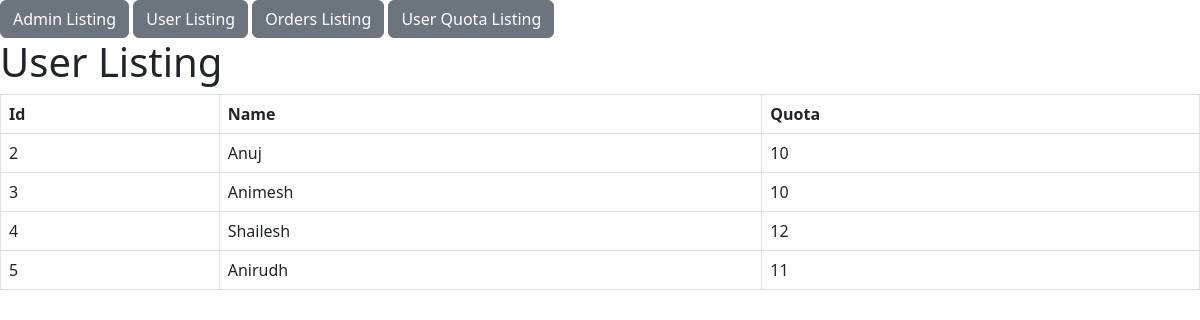
Screenshot of /u_listing.php with the database file from the repository.
### tables this page shows
CREATE TABLE `users` (
  `id` int(11) NOT NULL,
  `name` varchar(100) NOT NULL,
  `quota` int(11) NOT NULL,
  `added_at` datetime NOT NULL DEFAULT current_timestamp()
);

### u_listing.php (the view, shortened to what this page needs)
<?php
require("global_functions.php");
$conn = getConn();
  $sql = "SELECT id, name, quota  FROM users";
  $stmt = $conn->prepare($sql);
  $stmt->execute();
  $records = $stmt->fetchAll();
?>
<html>
        <h1>User Listing</h1>
<table class="table table-bordered">
        <thead>
                <th>Id</th>
                <th>Name</th>
                <th>Quota</th>
        </thead>
        <?php foreach ($records as $user){ ?>
        <tbody>
                <tr>
                        <td><?php echo $user["id"]?></td>
                        <td><?php echo $user["name"]?></td>
                <td><?php echo $user["quota"]?></td>
        </tr>
        <?php } ?>
</tbody>
</table>
</html>

### rows the page displays
users: id "2", name "Anuj", quota "10"
users: id "3", name "Animesh", quota "10"
users: id "4", name "Shailesh", quota "12"
users: id "5", name "Anirudh", quota "11"
